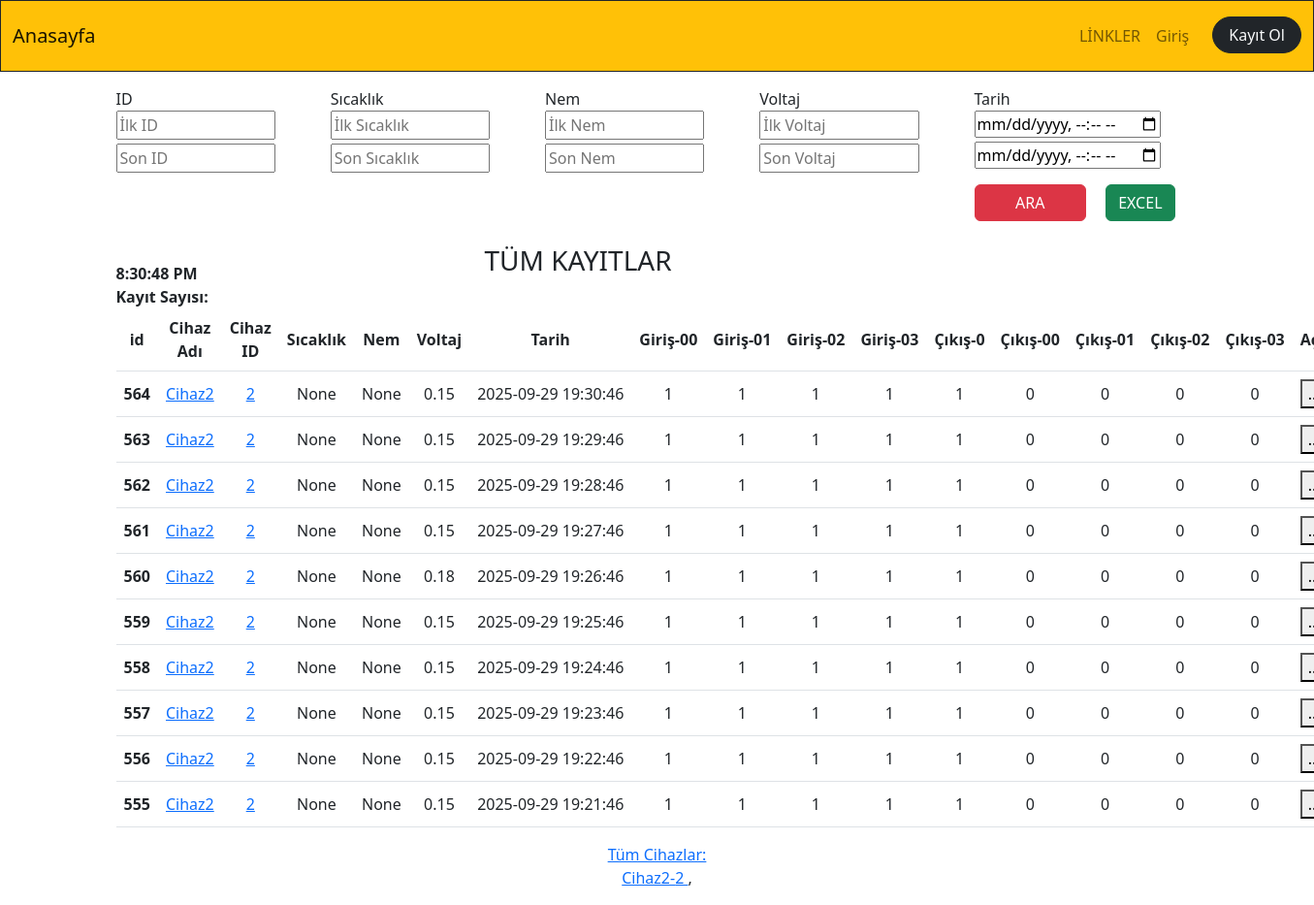
The page / on the database its author committed.
### app_monitor/models.py (models this page shows, shortened)
class Temperature(models.Model):
    id=models.BigAutoField(primary_key=True,db_column='ID')
    temperature=models.FloatField(blank=True,null=True)
    humidity=models.FloatField(blank=True,null=True)
    volcum=models.FloatField(blank=True,null=True)
    date=models.DateTimeField()
    mail=models.BooleanField(default=False)
    additionalText=models.CharField(blank=True,null=True, max_length=50)
    device_id=models.ForeignKey(Device,on_delete=models.CASCADE,null=True, blank=True)
    device_name=models.CharField(blank=True,null=True, max_length=50)
    cikis0=models.CharField(blank=True,null=True, max_length=5)
    cikis00=models.CharField(blank=True,null=True, max_length=5)
    cikis01=models.CharField(blank=True,null=True, max_length=5)
    cikis02=models.CharField(blank=True,null=True, max_length=5)
    cikis03=models.CharField(blank=True,null=True, max_length=5)
    input00=models.CharField(blank=True,null=True, max_length=1)
    input01=models.CharField(blank=True,null=True, max_length=1)
    input02=models.CharField(blank=True,null=True, max_length=1)
    input03=models.CharField(blank=True,null=True, max_length=1)
    tag_id=models.ForeignKey(RFID_Kisi,on_delete=models.CASCADE,null=True,blank=True)
    staff_name=models.CharField(blank=True,null=True, max_length=30)

class Device(models.Model):
    device_id=models.IntegerField(primary_key=True,db_column='ID')
    device_name=models.CharField(blank=True,null=True, max_length=20)
    device_ip=models.CharField(blank=True,null=True, max_length=20)
    device_port=models.IntegerField(blank=True,null=True)
    device_function=models.CharField(blank=True,null=True, max_length=20)
    device_state=models.BooleanField(blank=True,null=True,default=False) #241225
    def __str__(self):
        return(f"{self.device_id}")

### app_monitor/views.py (the view)
# urls.py: path('',dashboard,name="dashboard"),
def dashboard(request):
    print("dashboard girdi....")
    device_query=Device.objects.all().order_by(Lower('device_name'))
    deviceAll = Temperature.objects.order_by('-id')
    paginator = Paginator(deviceAll, 10)  # Show 5 contacts per page.
    device_search_count = deviceAll.count()
    page_number = request.GET.get('page')
    devicePaginator = paginator.get_page(page_number)
    context=dict(
        device_query=device_query,
        devicePaginator=devicePaginator,
    )
    return render(request,"app_monitor/dashboard.html",context)

### app_monitor/templates/app_monitor/dashboard.html (shortened to what this page needs)
{% extends "core/base.html" %}
{% load static %}
{% block content %}
<div class="container">
  <div class="row offset-sm- mt-3">
    <div class="col">
      <form action="/app_monitor/filter_device_all" method="get">
      <label class="col-sm-10" for="">ID</label><br>
      <input class="col-sm-10 mb-1" id="id-kucuk" name="id1" type="number" placeholder="İlk ID" pattern="[*-*-9-9]{4}" title="ID sayı olmalıdır">
      <input class="col-sm-10" id="id-buyuk" name="id2" type="number" placeholder="Son ID">
    </div>
    <div class="col">
      <label class="col-sm-10" for="">Sıcaklık</label><br>
      <input class="col-sm-10 mb-1" id="cihaz-sicaklik-kucuk" name="sicaklik1" type="number" step="0.1" placeholder="İlk Sıcaklık">
      <input class="col-sm-10" id="cihaz-sicaklik-buyuk" name="sicaklik2" type="number" step="0.1" placeholder="Son Sıcaklık">
    </div>
    <div class="col">
      <label class="col-sm-10" for="">Nem</label><br>
      <input class="col-sm-10 mb-1" id="cihaz-nem-kucuk" name="nem1" type="number" step="0.1" placeholder="İlk Nem">
      <input class="col-sm-10" id="cihaz-nem-buyuk" name="nem2" type="number" step="0.1" placeholder="Son Nem">
    </div>
    <div class="col">
      <label class="col-sm-10 " for="">Voltaj</label><br>
      <input class="col-sm-10 mb-1" id="cihaz-voltaj-kucuk" name="voltaj1" step="0.1" type="number" placeholder="İlk Voltaj">
      <input class="col-sm-10" id="cihaz-voltaj-buyuk" name="voltaj2" type="number" step="0.1" placeholder="Son Voltaj">
  </div>
  <div class="col">
      <label class="col-sm-10 " for="">Tarih</label><br>
      <input class="col-sm-10 mb-1" id="tarih-kucuk" name="tarih1" type="datetime-local" placeholder="İlk Tarih">
      <input class="col-sm-10" id="tarih-buyuk" name="tarih2" type="datetime-local" placeholder="Son Tarih">
      <button id="filtre-id" class="btn btn-danger btn-small col-sm-6 mt-3" type="submit" >ARA</button>
    <a  href="/app_monitor/export_to_excel_all"> <button class="btn btn-success ms-3 mt-3">EXCEL</button> </a>
    </div>
  </div>
  <div class="row">
  </div>
  <div class="row">
    <div class="col-sm-4 d-flex align-items-end">
      <b id="saat"> </b>
    </div>
    <div class="col-sm-4 d-flex align-items-end mt-3">
      <h3 class="text-center">TÜM KAYITLAR</h3>
    </div>
  <div class="col-sm-4 d-flex justify-content-end mt-3">
   </div>
  </div>
        <div id="temperature_ajax">
            <b>Kayıt Sayısı: </b>{{kayit_sayisi_total_ajax}} <br>
               <table class="table table-hover">
              <thead>
                 <tr>
                  <th scope="col">id</th>
                  <th scope="col">Cihaz Adı</th>
                  <th scope="col">Cihaz ID</th>
                  <th scope="col">Sıcaklık</th>
                  <th scope="col">Nem</th>
                  <th scope="col">Voltaj</th>
                  <th scope="col">Tarih</th>
                  <th scope="col">Giriş-00</th>
                  <th scope="col">Giriş-01</th>
                  <th scope="col">Giriş-02</th>
                  <th scope="col">Giriş-03</th>
                  <th scope="col">Çıkış-0</th>
                  <th scope="col">Çıkış-00</th>
                  <th scope="col">Çıkış-01</th>
                  <th scope="col">Çıkış-02</th>
                  <th scope="col">Çıkış-03</th>
                  <th scope="col">Açıklama</th>
                 </tr>
               </thead>
             <tbody>
             {% for temp in devicePaginator %}
             <tr>
                 {% if temp.temperature >= 45 %}
               <th scope="row" style="background-color:#FF0000">{{temp.id}}</th>
               <td style="background-color:#FF0000">{{temp.temperature}}</td>
                <td style="background-color:#FF0000"> {{temp.date|date:'Y-m-d H:i:s'}}</td>
                     {% if temp.mailSend == False %}
                     <td style="background-color:#FF0000"> {{temp.mailSend}}</td>
                     {% else %}
                     <td style="background-color:#0000FF"> {{temp.mailSend}}</td>
                     {% endif %}
                 {% else %}
               <th scope="row" >{{temp.id}}</th>
               <td> <a target="_blank" href="/app_monitor/cihazlar/cihaz_adi={{temp.device_name}}" >{{temp.device_name}}</a> </td>
               <td> <a target="_blank" href="/app_monitor/cihazlar/cihaz_id={{temp.device_id}}" >{{temp.device_id}}</a> </td>
               <td >{{temp.temperature}}</td>
               <td >{{temp.humidity}}</td>
               <td >{{temp.volcum}}</td>
               <td > {{temp.date|date:'Y-m-d H:i:s'}}</td>
                {% if temp.input00 == "0" %} <td class="m-3" style="background-color:orange;margin:10px">{{temp.input00}}</td> {% else %} <td >{{temp.input00}}</td> {% endif %}
                {% if temp.input01 == "0" %} <td class="" style="text-align:center;vertical-align:middle;background-color:orange;">{{temp.input01}}</td> {% else %} <td >{{temp.input01}}</td> {% endif %}
                <td style="">{{temp.input02}}</td>
                <td >{{temp.input03}}</td>
                <td >{{temp.cikis0}}</td>
                <td >{{temp.cikis00}}</td>
                <td >{{temp.cikis01}}</td>
                <td >{{temp.cikis02}}</td>
                <td >{{temp.cikis03}}</td>
               <td style="display: flex;text-align:start;vertical-align:middle">
                <button type="button" data-bs-toggle="modal" data-bs-target="#modal{{temp.id}}" data-bs-toggle="modal">...</button>
              </td>
               {% endif %}
             </tr>
           {% endfor %}
             </tbody>
            </table>
            </div>
            <div class="row">
              <div class="col-sm-12 text-center mb-3">
              <a href="/app_monitor/cihazlar_tum" target="_blank">Tüm Cihazlar:</a>
              <br>
              {% for device in device_query %}
              <a href="/app_monitor/cihazlar/{{device.device_name.capitalize}}/port={{device.device_port}}/devid={{device.pk}} " target="_blank">{{device.device_name}}-{{device.device_id}} </a> ,
              {% endfor %}
              <br>
              </div>
              </div>
        </div>
{% endblock content %}

### rows shown on the page
Temperature: id "564", device_name "Cihaz2", device_id "2", temperature "None", humidity "None", volcum "0.15", date "2025-09-29 19:30:46", input00 "1", input01 "1", input02 "1", input03 "1", cikis0 "1", cikis00 "0", cikis01 "0", cikis02 "0", cikis03 "0"
Temperature: id "563", device_name "Cihaz2", device_id "2", temperature "None", humidity "None", volcum "0.15", date "2025-09-29 19:29:46", input00 "1", input01 "1", input02 "1", input03 "1", cikis0 "1", cikis00 "0", cikis01 "0", cikis02 "0", cikis03 "0"
Temperature: id "562", device_name "Cihaz2", device_id "2", temperature "None", humidity "None", volcum "0.15", date "2025-09-29 19:28:46", input00 "1", input01 "1", input02 "1", input03 "1", cikis0 "1", cikis00 "0", cikis01 "0", cikis02 "0", cikis03 "0"
Temperature: id "561", device_name "Cihaz2", device_id "2", temperature "None", humidity "None", volcum "0.15", date "2025-09-29 19:27:46", input00 "1", input01 "1", input02 "1", input03 "1", cikis0 "1", cikis00 "0", cikis01 "0", cikis02 "0", cikis03 "0"
Temperature: id "560", device_name "Cihaz2", device_id "2", temperature "None", humidity "None", volcum "0.18", date "2025-09-29 19:26:46", input00 "1", input01 "1", input02 "1", input03 "1", cikis0 "1", cikis00 "0", cikis01 "0", cikis02 "0", cikis03 "0"
Temperature: id "559", device_name "Cihaz2", device_id "2", temperature "None", humidity "None", volcum "0.15", date "2025-09-29 19:25:46", input00 "1", input01 "1", input02 "1", input03 "1", cikis0 "1", cikis00 "0", cikis01 "0", cikis02 "0", cikis03 "0"
Temperature: id "558", device_name "Cihaz2", device_id "2", temperature "None", humidity "None", volcum "0.15", date "2025-09-29 19:24:46", input00 "1", input01 "1", input02 "1", input03 "1", cikis0 "1", cikis00 "0", cikis01 "0", cikis02 "0", cikis03 "0"
Temperature: id "557", device_name "Cihaz2", device_id "2", temperature "None", humidity "None", volcum "0.15", date "2025-09-29 19:23:46", input00 "1", input01 "1", input02 "1", input03 "1", cikis0 "1", cikis00 "0", cikis01 "0", cikis02 "0", cikis03 "0"
Temperature: id "556", device_name "Cihaz2", device_id "2", temperature "None", humidity "None", volcum "0.15", date "2025-09-29 19:22:46", input00 "1", input01 "1", input02 "1", input03 "1", cikis0 "1", cikis00 "0", cikis01 "0", cikis02 "0", cikis03 "0"
Temperature: id "555", device_name "Cihaz2", device_id "2", temperature "None", humidity "None", volcum "0.15", date "2025-09-29 19:21:46", input00 "1", input01 "1", input02 "1", input03 "1", cikis0 "1", cikis00 "0", cikis01 "0", cikis02 "0", cikis03 "0"
Device: device_name "Cihaz2", device_id "2"
